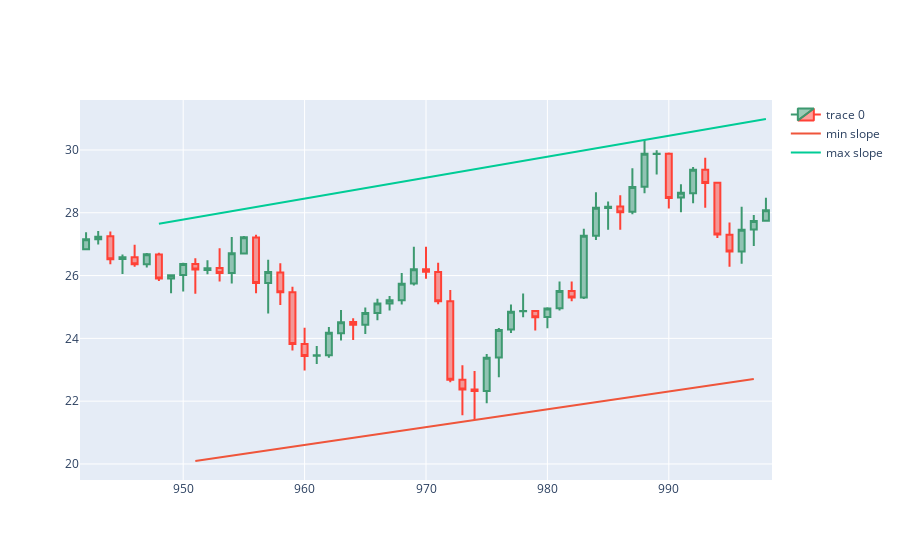

The notebook cell saved with this chart:
### Markdown cell above
# Fitting intercepts to wrap price candles

### Code cell
dfpl = df[candleid-wind-backcandles:candleid+backcandles]
import plotly.graph_objects as go
from datetime import datetime

fig = go.Figure(data=[go.Candlestick(x=dfpl.index,
                open=dfpl['Open'],
                high=dfpl['High'],
                low=dfpl['Low'],
                close=dfpl['Close'])])

#-------------------------------------------------------------------------
# Fitting intercepts to wrap price candles
adjintercmax = (df.High.iloc[xxmax] - slmax*xxmax).max()
adjintercmin = (df.Low.iloc[xxmin] - slmin*xxmin).min()
fig.add_trace(go.Scatter(x=xxmin, y=slmin*xxmin + adjintercmin, mode='lines', name='min slope'))
fig.add_trace(go.Scatter(x=xxmax, y=slmax*xxmax + adjintercmax, mode='lines', name='max slope'))
fig.layout.xaxis.rangeslider.visible=False

fig.show()
